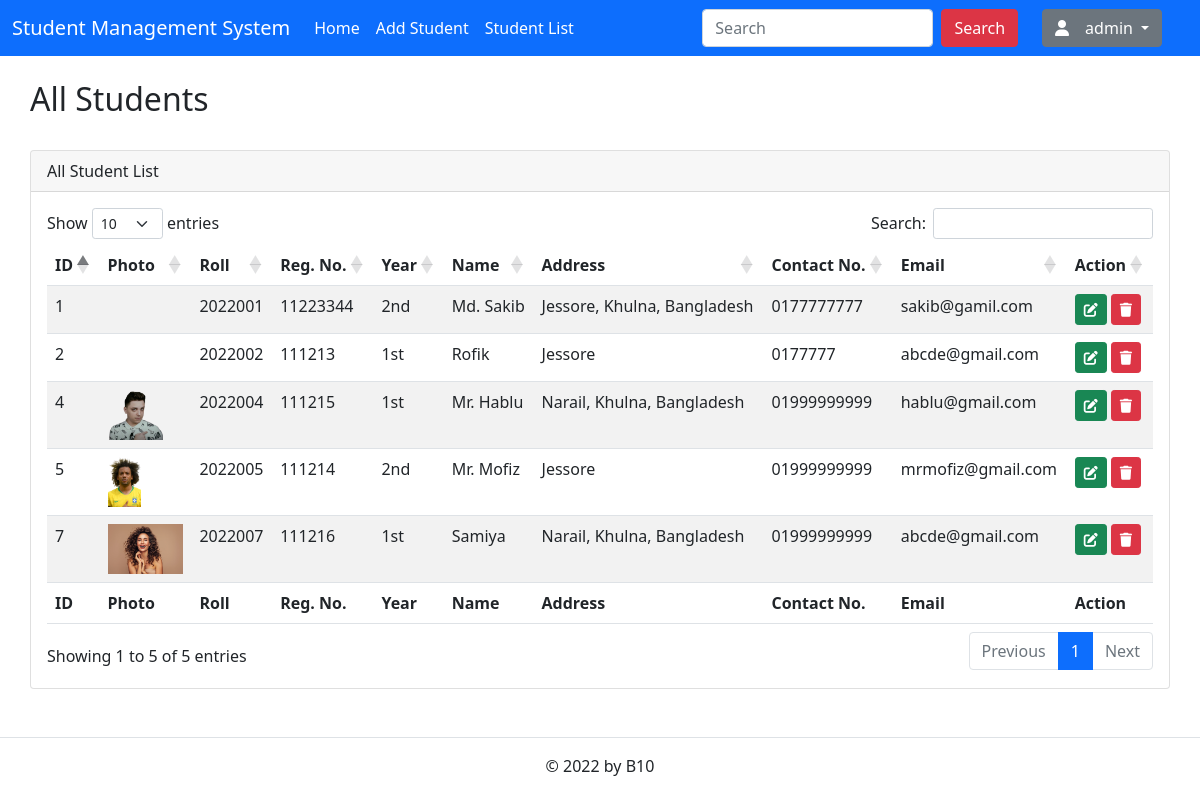
/students.php (signed in), run on the app's committed database.
### tables this page shows
CREATE TABLE `students` (
  `ID` int(11) NOT NULL,
  `std_reg_date` datetime NOT NULL,
  `std_roll` int(8) NOT NULL,
  `std_reg` int(8) NOT NULL,
  `std_year` varchar(4) NOT NULL,
  `std_name` varchar(100) NOT NULL,
  `std_address` text NOT NULL,
  `std_contact` varchar(18) NOT NULL,
  `std_email` varchar(200) NOT NULL,
  `std_photo_url` varchar(250) NOT NULL,
  `std_note` text NOT NULL,
  `std_status` varchar(100) NOT NULL
);

### students.php (the view)
<?php include "header.php"; ?>
    <div class="container py-4">
      <div class="row">
        <div class="pagetitle h2 ps-0">All Students</div>
      </div>
      <div class="row mt-4">
        <div class="col-12 card p-0">
          <div class="card-header">All Student List</div>
          <div class="card-body">
            <table id="example" class="table table-striped" style="width:100%">
              <thead>
                  <tr>
                      <th>ID</th>
                      <th>Photo</th>
                      <th>Roll</th>
                      <th>Reg. No.</th>
                      <th>Year</th>
                      <th>Name</th>
                      <th>Address</th>
                      <th>Contact No.</th>
                      <th>Email</th>
                      <th>Action</th>
                  </tr>
              </thead>
              <tbody>
                <?php
                $sql = "SELECT * FROM students";
                $result = $conn->query($sql);
                if ($result->num_rows > 0) {
                  while ($row = $result->fetch_assoc()) { ?>
                  <tr>
                      <td><?php echo $row['ID'];?></td>
                      <td><img src="<?php echo $row['std_photo_url'];?>" alt="" style="max-height: 50px;"></td>
                      <td><?php echo $row['std_roll'];?></td>
                      <td><?php echo $row['std_reg'];?></td>
                      <td><?php echo $row['std_year'];?></td>
                      <td><?php echo $row['std_name'];?></td>
                      <td><?php echo $row['std_address'];?></td>
                      <td><?php echo $row['std_contact'];?></td>
                      <td><?php echo $row['std_email'];?></td>
                      <td>
                        <a href="student-edit.php?eid=<?php echo $row['ID'];?>" class="btn btn-sm btn-success"><i class="fa fa-edit"></i></a>
                        <a href="delete.php?did=<?php echo $row['ID'];?>" class="btn btn-sm btn-danger"><i class="fa fa-trash"></i></a>
                      </td>
                  </tr>
                  <?php
                  }
                }
                 ?>
              </tbody>
              <tfoot>
                <thead>
                  <tr>
                      <th>ID</th>
                      <th>Photo</th>
                      <th>Roll</th>
                      <th>Reg. No.</th>
                      <th>Year</th>
                      <th>Name</th>
                      <th>Address</th>
                      <th>Contact No.</th>
                      <th>Email</th>
                      <th>Action</th>
                  </tr>
              </tfoot>
            </table>
          </div>
        </div>
      </div>
    </div>
<?php include "footer.php"; ?>

### data on the page
students: ID "1", std_roll "2022001", std_reg "11223344", std_year "2nd", std_name "Md. Sakib", std_address "Jessore, Khulna, Bangladesh", std_contact "0177777777", std_email "sakib@gamil.com"
students: ID "2", std_roll "2022002", std_reg "111213", std_year "1st", std_name "Rofik", std_address "Jessore", std_contact "0177777", std_email "abcde@gmail.com"
students: ID "4", std_photo_url (picture), std_roll "2022004", std_reg "111215", std_year "1st", std_name "Mr. Hablu", std_address "Narail, Khulna, Bangladesh", std_contact "01999999999", std_email "hablu@gmail.com"
students: ID "5", std_photo_url (picture), std_roll "2022005", std_reg "111214", std_year "2nd", std_name "Mr. Mofiz", std_address "Jessore", std_contact "01999999999", std_email "mrmofiz@gmail.com"
students: ID "7", std_photo_url (picture), std_roll "2022007", std_reg "111216", std_year "1st", std_name "Samiya", std_address "Narail, Khulna, Bangladesh", std_contact "01999999999", std_email "abcde@gmail.com"

### other printed values
$_SESSION['username'] "admin"
